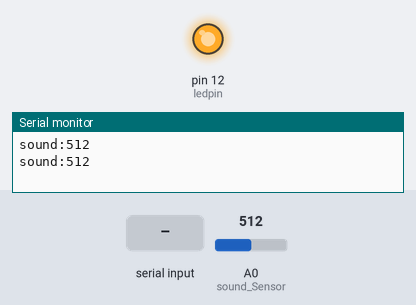
Recording of a sketch running on a simulated Arduino Uno, built with avr-gcc and run on an emulated ATmega328P. On the bench: output pins drawn as LEDs (lit = HIGH), the last lines printed to the serial monitor. The inputs (shaded band) are chosen by the test bench; at power-on: A0 (sound_Sensor) = 512.

Above: at 1.8 s.
1.9 s: "off" received over the second serial link
At 3.1 s:
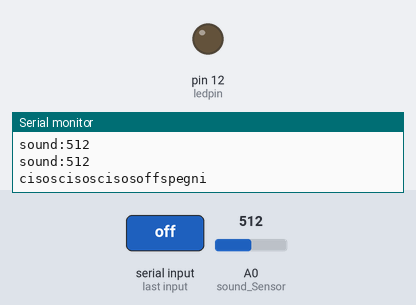
3.4 s: "on" received over the second serial link
At 4.0 s:
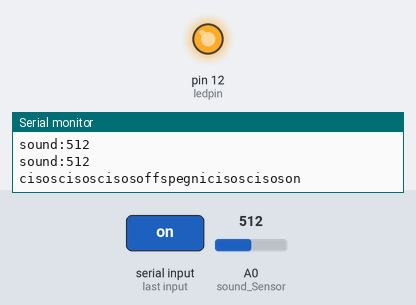
Timing chart, 0 to 6.4 s (numbered marks = the images above; inputs shaded):
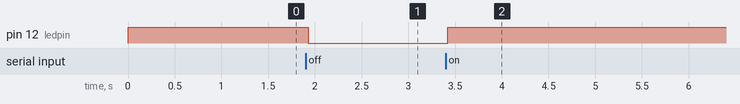

Measured:
- after the input at 1.9 s, pin 12 (ledpin): HIGH → LOW at once
- after the input at 3.4 s, pin 12 (ledpin): LOW → HIGH at once

The sketch:

readSound-writeLED_ufficiale.ino
```cpp
#include <SoftwareSerial.h>
//SoftwareSerial BTserial(2,3); // RX | TX  per Arduino Uno
SoftwareSerial BTserial(10, 11); // RX | TX  per Arduino Mega
String voice;
const int sound_Sensor = A0;
int inputVal = 0;
int nextvalue = 0;
int ledpin = 12;

void setup() {
  pinMode(12, OUTPUT);
  pinMode(sound_Sensor, INPUT);   //Pin 2 is connected to the output of proximity sensor

  Serial.begin(9600);
  BTserial.begin(9600);
}

void loop() {
  //leggiSeriale();
  leggiSuono();
  leggiBT();
}

void leggiBT() {
  while (BTserial.available())
  {
    Serial.print("cisos");
    delay(10);
    char c = BTserial.read();
    voice += c;
  }
  if (voice.length() > 0)
  {
    Serial.print(voice);
    if (voice == "on")
    {
      digitalWrite(12, HIGH);
    }
    if (voice == "off")
    {
      Serial.print("spegni");
      digitalWrite(12, LOW);
    }
    voice = "";
  }
}

void leggiSeriale() {
  while (Serial.available())
  {
    delay(10);
    char c = Serial.read();
    voice += c;
  }
  if (voice.length() > 0)
  {
    Serial.println(voice);
    int bytesSent = BTserial.println(voice);
    if (voice == "on")
    {
      digitalWrite(12, HIGH);
    }
    if (voice == "off")
    {
      digitalWrite(12, LOW);
    }

    voice = "";
  }

}

void leggiSuono() {

  inputVal = analogRead(sound_Sensor); //connect mic sensor to Analog 0
  if  ((inputVal - nextvalue) > 1) {

    if (inputVal > 200) {
      accendiLed(ledpin);
      Serial.print("sound:");
      Serial.println(inputVal);
      BTserial.print(" " );
      BTserial.println(inputVal); //scrive su BT
      delay(20);              // wait
    }
    Serial.print("sound:");
    Serial.println(inputVal);
    BTserial.print(" " );
  }
  nextvalue = inputVal;
}

void accendiLed(int ledpin) {
  digitalWrite(ledpin, HIGH);// turn the LED on (HIGH is the voltage level)
  delay (1000);
}
```
